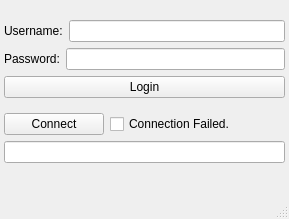
<?xml version="1.0" encoding="UTF-8"?>
<ui version="4.0">
 <class>client</class>
 <widget class="QMainWindow" name="client">
  <property name="geometry">
   <rect>
    <x>0</x>
    <y>0</y>
    <width>289</width>
    <height>219</height>
   </rect>
  </property>
  <property name="windowTitle">
   <string>client</string>
  </property>
  <widget class="QWidget" name="centralwidget">
   <widget class="QWidget" name="layoutWidget">
    <property name="geometry">
     <rect>
      <x>4</x>
      <y>11</y>
      <width>281</width>
      <height>161</height>
     </rect>
    </property>
    <layout class="QVBoxLayout" name="verticalLayout_3">
     <item>
      <layout class="QVBoxLayout" name="verticalLayout">
       <item>
        <layout class="QHBoxLayout" name="horizontalLayout">
         <item>
          <widget class="QLabel" name="label_Username">
           <property name="text">
            <string>Username:</string>
           </property>
          </widget>
         </item>
         <item>
          <widget class="QLineEdit" name="lineEdit_Username"/>
         </item>
        </layout>
       </item>
       <item>
        <layout class="QHBoxLayout" name="horizontalLayout_2">
         <item>
          <widget class="QLabel" name="label_Password">
           <property name="text">
            <string>Password:</string>
           </property>
          </widget>
         </item>
         <item>
          <widget class="QLineEdit" name="lineEdit_Password">
           <property name="echoMode">
            <enum>QLineEdit::Password</enum>
           </property>
          </widget>
         </item>
        </layout>
       </item>
       <item>
        <widget class="QPushButton" name="pushButton_login">
         <property name="text">
          <string>Login</string>
         </property>
        </widget>
       </item>
      </layout>
     </item>
     <item>
      <layout class="QVBoxLayout" name="verticalLayout_2">
       <item>
        <layout class="QHBoxLayout" name="horizontalLayout_3">
         <item>
          <widget class="QPushButton" name="pbn_connect">
           <property name="text">
            <string>Connect</string>
           </property>
          </widget>
         </item>
         <item>
          <widget class="QCheckBox" name="chkbox">
           <property name="text">
            <string>Connection Failed.               </string>
           </property>
          </widget>
         </item>
        </layout>
       </item>
       <item>
        <widget class="QLineEdit" name="lineEdit_ip"/>
       </item>
      </layout>
     </item>
    </layout>
   </widget>
  </widget>
  <widget class="QMenuBar" name="menubar">
   <property name="geometry">
    <rect>
     <x>0</x>
     <y>0</y>
     <width>289</width>
     <height>21</height>
    </rect>
   </property>
  </widget>
  <widget class="QStatusBar" name="statusbar"/>
 </widget>
 <resources/>
 <connections/>
</ui>
